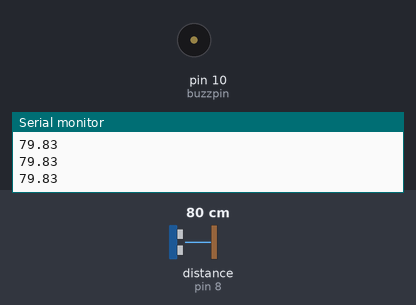
Bench run of a sketch on a simulated Arduino Uno, built with avr-gcc and run on an emulated ATmega328P. On the bench: buzzer (waves = sounding, pin HIGH), the last lines printed to the serial monitor. Wiring (inferred from the names in the program): ultrasonic range finder: trigger pin 9; echo pin 8. The inputs (shaded band) are chosen by the test bench; at power-on: distance to the obstacle (sensor on pin 8) 80 cm. The echo pulse lasts 58.3 µs per cm; pins used as bus, display or sensor lines are not drawn.

Above: at 1.2 s.
1.3 s: distance to the obstacle (sensor on pin 8) set to 23 cm
2.8 s: distance to the obstacle (sensor on pin 8) set to 19 cm
At 3.6 s:
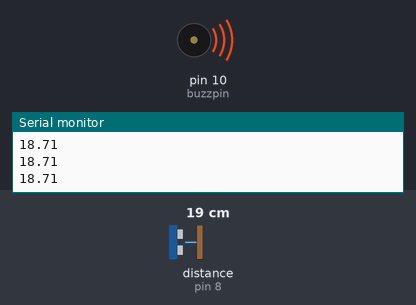
4.3 s: distance to the obstacle (sensor on pin 8) set to 35 cm
At 4.7 s:
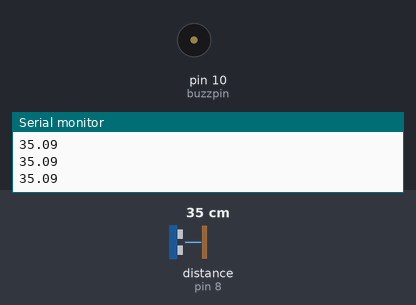
5.8 s: distance to the obstacle (sensor on pin 8) set to 2 cm
At 7.0 s:
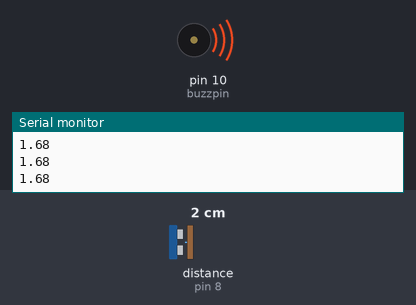
Timing chart, 0 to 8.3 s (numbered marks = the images above; inputs shaded):
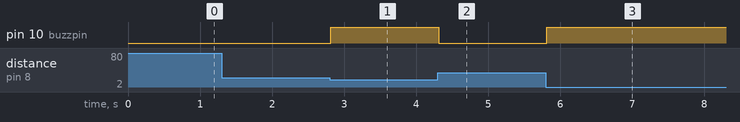

The sketch:

Blind_Stick.ino
```cpp
//HC SR-05
#define ECHOPIN 8        // Pin to receive echo pulse
#define TRIGPIN 9        // Pin to send trigger pulse
#define buzzpin 10

float dist_cm;
void setup() {
  //HC SR-05
  Serial.begin(9600);
  pinMode(ECHOPIN, INPUT);
  pinMode(TRIGPIN, OUTPUT);
  pinMode(buzzpin, OUTPUT);
}

void loop() {
  // Start Ranging -Generating a trigger of 10us burst
  digitalWrite(TRIGPIN, LOW);
  delayMicroseconds(2);
  digitalWrite(TRIGPIN, HIGH);
  delayMicroseconds(10);
  digitalWrite(TRIGPIN, LOW);

  // Distance Calculation
  float distance = pulseIn(ECHOPIN, HIGH);
  distance = distance / 58.2;
  Serial.println(distance);
  if (distance <= 20) {
    digitalWrite(buzzpin, HIGH);
  }
  if (distance > 20){
    digitalWrite(buzzpin, LOW);
  }
}
```

Measured:
- the behaviour switches between 21 and 20 cm on distance to the obstacle (sensor on pin 8) (found by bisection; images 0 and 1)
- after the input at 2.8 s, pin 10 (buzzpin): LOW → HIGH at once
- after the input at 4.3 s, pin 10 (buzzpin): HIGH → LOW at once
- after the input at 5.8 s, pin 10 (buzzpin): LOW → HIGH at once
